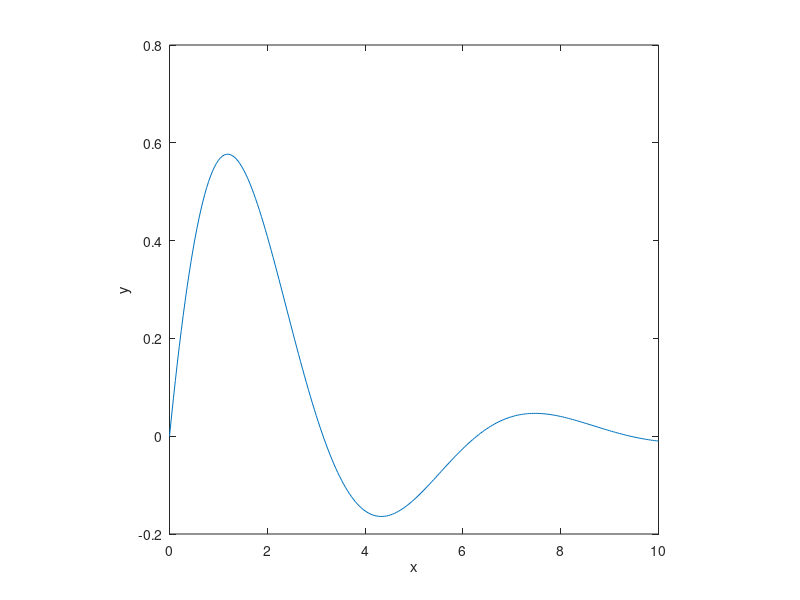

Write the MATLAB code that produced this figure.
% f2_4 same as f2_1 except with axis('square') 
% Copyright S. Nakamura, 1995
close,clear,clf,hold off
set(gcf, 'NumberTitle','off','Name', 'Figure 2.4')

x = 0:0.04:10;
y=sin(x).*exp(-0.4*x);
plot(x,y)
xlabel('x'); ylabel('y')
axis('square')
